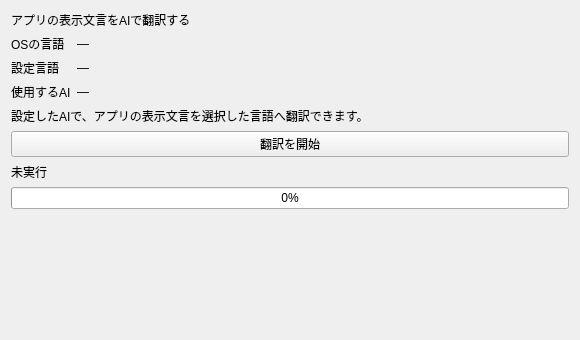
<?xml version="1.0" encoding="UTF-8"?>
<ui version="4.0">
 <class>SetupSelfTranslationPage</class>
 <widget class="QWidget" name="SetupSelfTranslationPage">
  <property name="accessibleName"><string>自身の翻訳</string></property>
  <property name="minimumSize"><size><width>580</width><height>340</height></size></property>
  <layout class="QVBoxLayout" name="layoutSelfTranslation">
   <item><widget class="QLabel" name="labelTitle"><property name="text"><string>アプリの表示文言をAIで翻訳する</string></property></widget></item>
   <item><layout class="QFormLayout" name="formTranslation">
    <item row="0" column="0"><widget class="QLabel" name="labelOsLanguage"><property name="text"><string>OSの言語</string></property></widget></item>
    <item row="0" column="1"><widget class="QLabel" name="valueOsLanguage"><property name="text"><string>—</string></property></widget></item>
    <item row="1" column="0"><widget class="QLabel" name="labelLanguage"><property name="text"><string>設定言語</string></property></widget></item>
    <item row="1" column="1"><widget class="QLabel" name="valueLanguage"><property name="text"><string>—</string></property></widget></item>
    <item row="2" column="0"><widget class="QLabel" name="labelProvider"><property name="text"><string>使用するAI</string></property></widget></item>
    <item row="2" column="1"><widget class="QLabel" name="valueProvider"><property name="text"><string>—</string></property></widget></item>
   </layout></item>
   <item><widget class="QLabel" name="labelDescription"><property name="text"><string>設定したAIで、アプリの表示文言を選択した言語へ翻訳できます。</string></property><property name="wordWrap"><bool>true</bool></property></widget></item>
   <item><widget class="QPushButton" name="buttonTranslate"><property name="text"><string>翻訳を開始</string></property><property name="autoDefault"><bool>false</bool></property></widget></item>
   <item><widget class="QLabel" name="labelStatus"><property name="text"><string>未実行</string></property></widget></item>
   <item><widget class="QProgressBar" name="progressTranslation"><property name="value"><number>0</number></property></widget></item>
   <item><spacer name="translationSpacer"><property name="orientation"><enum>Qt::Orientation::Vertical</enum></property><property name="sizeHint"><size><width>20</width><height>40</height></size></property></spacer></item>
  </layout>
 </widget>
 <resources/>
 <connections/>
</ui>
